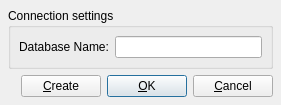
<?xml version="1.0" encoding="UTF-8"?>
<ui version="4.0">
 <class>QSqlConnectionDialogUi</class>
 <widget class="QDialog" name="QSqlConnectionDialogUi">
  <property name="geometry">
   <rect>
    <x>0</x>
    <y>0</y>
    <width>281</width>
    <height>98</height>
   </rect>
  </property>
  <property name="windowTitle">
   <string>Connect...</string>
  </property>
  <layout class="QVBoxLayout">
   <property name="spacing">
    <number>6</number>
   </property>
   <property name="leftMargin">
    <number>8</number>
   </property>
   <property name="topMargin">
    <number>8</number>
   </property>
   <property name="rightMargin">
    <number>8</number>
   </property>
   <property name="bottomMargin">
    <number>8</number>
   </property>
   <item>
    <widget class="QGroupBox" name="connGroupBox">
     <property name="title">
      <string>Connection settings</string>
     </property>
     <layout class="QGridLayout">
      <property name="leftMargin">
       <number>8</number>
      </property>
      <property name="topMargin">
       <number>8</number>
      </property>
      <property name="rightMargin">
       <number>8</number>
      </property>
      <property name="bottomMargin">
       <number>8</number>
      </property>
      <property name="spacing">
       <number>6</number>
      </property>
      <item row="0" column="1">
       <widget class="QLineEdit" name="editDatabase"/>
      </item>
      <item row="0" column="0">
       <widget class="QLabel" name="textLabel3">
        <property name="text">
         <string>Database Name:</string>
        </property>
        <property name="buddy">
         <cstring>editDatabase</cstring>
        </property>
       </widget>
      </item>
     </layout>
    </widget>
   </item>
   <item>
    <layout class="QHBoxLayout">
     <property name="spacing">
      <number>6</number>
     </property>
     <property name="leftMargin">
      <number>0</number>
     </property>
     <property name="topMargin">
      <number>0</number>
     </property>
     <property name="rightMargin">
      <number>0</number>
     </property>
     <property name="bottomMargin">
      <number>0</number>
     </property>
     <item>
      <spacer>
       <property name="orientation">
        <enum>Qt::Horizontal</enum>
       </property>
       <property name="sizeType">
        <enum>QSizePolicy::Expanding</enum>
       </property>
       <property name="sizeHint" stdset="0">
        <size>
         <width>20</width>
         <height>20</height>
        </size>
       </property>
      </spacer>
     </item>
     <item>
      <widget class="QPushButton" name="createButton">
       <property name="text">
        <string>&amp;Create</string>
       </property>
      </widget>
     </item>
     <item>
      <widget class="QPushButton" name="okButton">
       <property name="text">
        <string>&amp;OK</string>
       </property>
       <property name="default">
        <bool>true</bool>
       </property>
      </widget>
     </item>
     <item>
      <widget class="QPushButton" name="cancelButton">
       <property name="text">
        <string>&amp;Cancel</string>
       </property>
      </widget>
     </item>
    </layout>
   </item>
  </layout>
 </widget>
 <tabstops>
  <tabstop>editDatabase</tabstop>
  <tabstop>okButton</tabstop>
  <tabstop>cancelButton</tabstop>
 </tabstops>
 <resources/>
 <connections/>
</ui>
